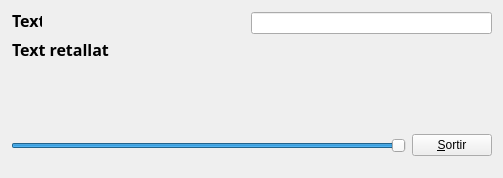
<?xml version="1.0" encoding="UTF-8"?>
<ui version="4.0">
 <class>myForm</class>
 <widget class="QWidget" name="myForm">
  <property name="geometry">
   <rect>
    <x>0</x>
    <y>0</y>
    <width>503</width>
    <height>178</height>
   </rect>
  </property>
  <property name="windowTitle">
   <string>Form</string>
  </property>
  <widget class="QLabel" name="labelText">
   <property name="geometry">
    <rect>
     <x>12</x>
     <y>12</y>
     <width>30</width>
     <height>16</height>
    </rect>
   </property>
   <property name="font">
    <font>
     <family>Droid Sans</family>
     <pointsize>12</pointsize>
     <weight>75</weight>
     <bold>true</bold>
    </font>
   </property>
   <property name="text">
    <string>Text</string>
   </property>
  </widget>
  <widget class="QLineEdit" name="lineEdit">
   <property name="geometry">
    <rect>
     <x>251</x>
     <y>12</y>
     <width>241</width>
     <height>22</height>
    </rect>
   </property>
  </widget>
  <widget class="QWidget" name="layoutWidget">
   <property name="geometry">
    <rect>
     <x>12</x>
     <y>40</y>
     <width>481</width>
     <height>18</height>
    </rect>
   </property>
   <layout class="QHBoxLayout" name="horizontalLayout">
    <item>
     <widget class="QLabel" name="labelTextRetallat">
      <property name="font">
       <font>
        <family>Droid Sans</family>
        <pointsize>12</pointsize>
        <weight>75</weight>
        <bold>true</bold>
       </font>
      </property>
      <property name="text">
       <string>Text retallat</string>
      </property>
     </widget>
    </item>
    <item>
     <widget class="myLabel" name="labelTextEdit">
      <property name="text">
       <string/>
      </property>
     </widget>
    </item>
   </layout>
  </widget>
  <widget class="QWidget" name="layoutWidget">
   <property name="geometry">
    <rect>
     <x>11</x>
     <y>133</y>
     <width>481</width>
     <height>25</height>
    </rect>
   </property>
   <layout class="QHBoxLayout" name="layoutSlider">
    <item>
     <widget class="QSlider" name="slider">
      <property name="sliderPosition">
       <number>99</number>
      </property>
      <property name="orientation">
       <enum>Qt::Horizontal</enum>
      </property>
     </widget>
    </item>
    <item>
     <widget class="QPushButton" name="exitButton">
      <property name="text">
       <string>&amp;Sortir</string>
      </property>
     </widget>
    </item>
   </layout>
  </widget>
 </widget>
 <customwidgets>
  <customwidget>
   <class>myLabel</class>
   <extends>QLabel</extends>
   <header>mylabel.h</header>
  </customwidget>
 </customwidgets>
 <resources/>
 <connections>
  <connection>
   <sender>lineEdit</sender>
   <signal>textChanged(QString)</signal>
   <receiver>labelTextEdit</receiver>
   <slot>setText(QString)</slot>
   <hints>
    <hint type="sourcelabel">
     <x>379</x>
     <y>22</y>
    </hint>
    <hint type="destinationlabel">
     <x>488</x>
     <y>49</y>
    </hint>
   </hints>
  </connection>
  <connection>
   <sender>exitButton</sender>
   <signal>clicked()</signal>
   <receiver>myForm</receiver>
   <slot>close()</slot>
   <hints>
    <hint type="sourcelabel">
     <x>459</x>
     <y>148</y>
    </hint>
    <hint type="destinationlabel">
     <x>251</x>
     <y>88</y>
    </hint>
   </hints>
  </connection>
 </connections>
</ui>
